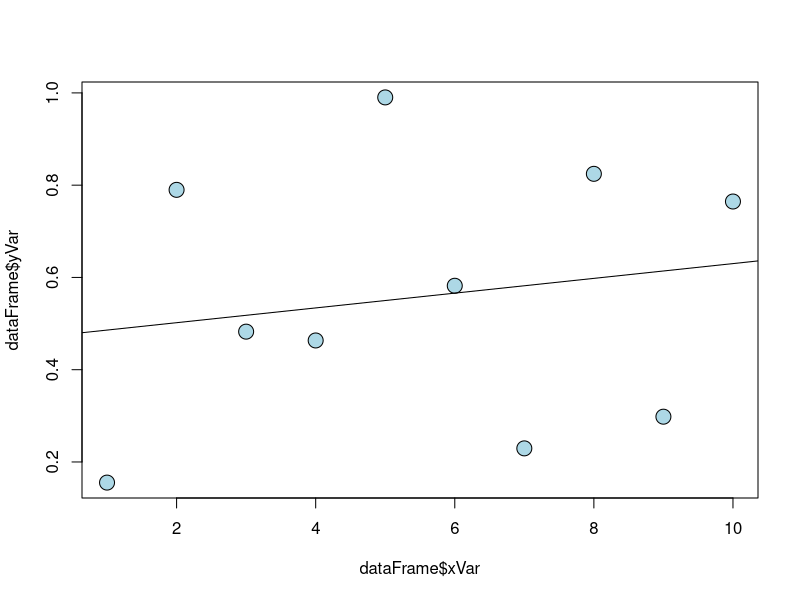
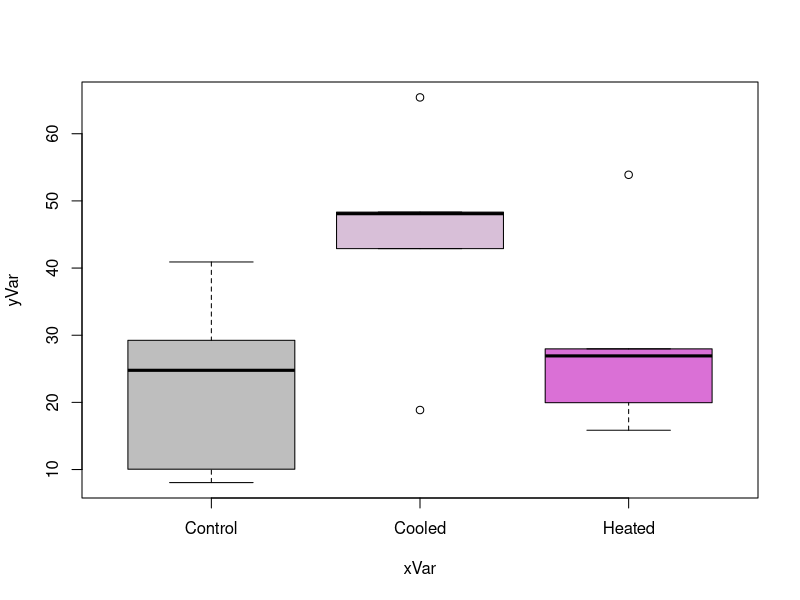
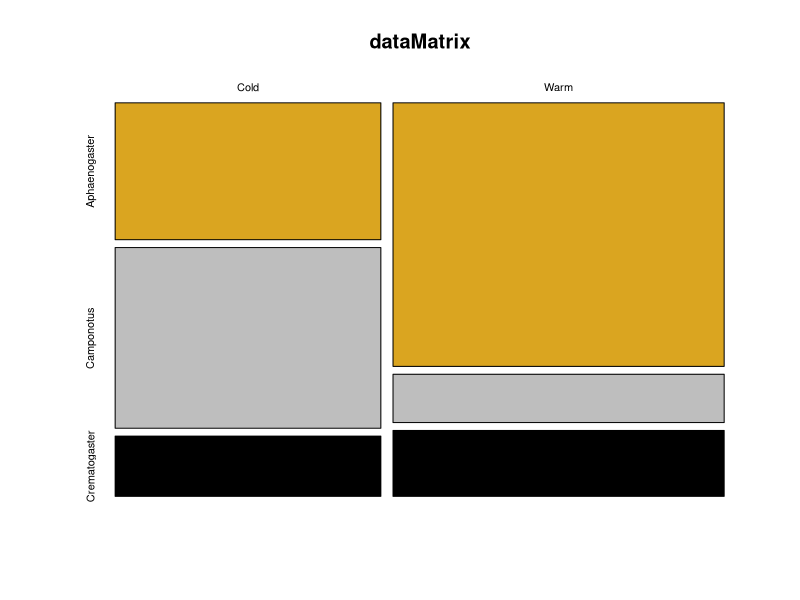
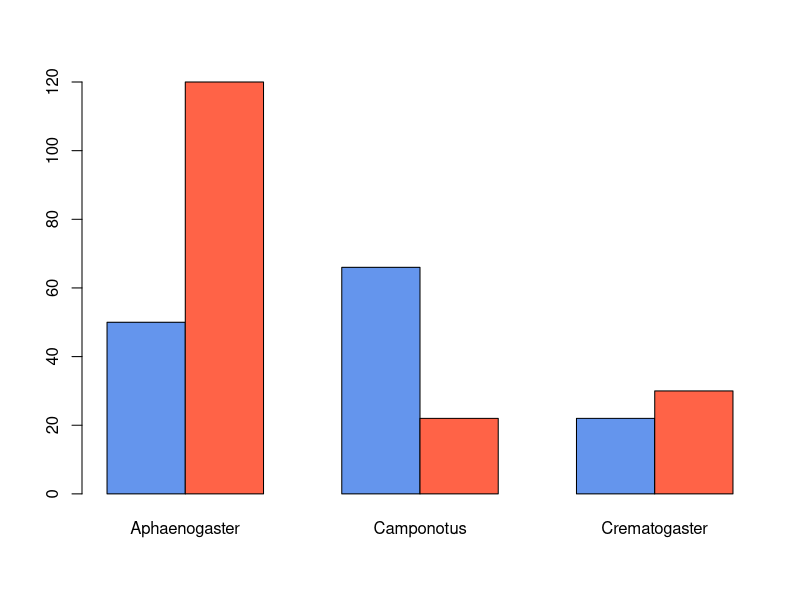
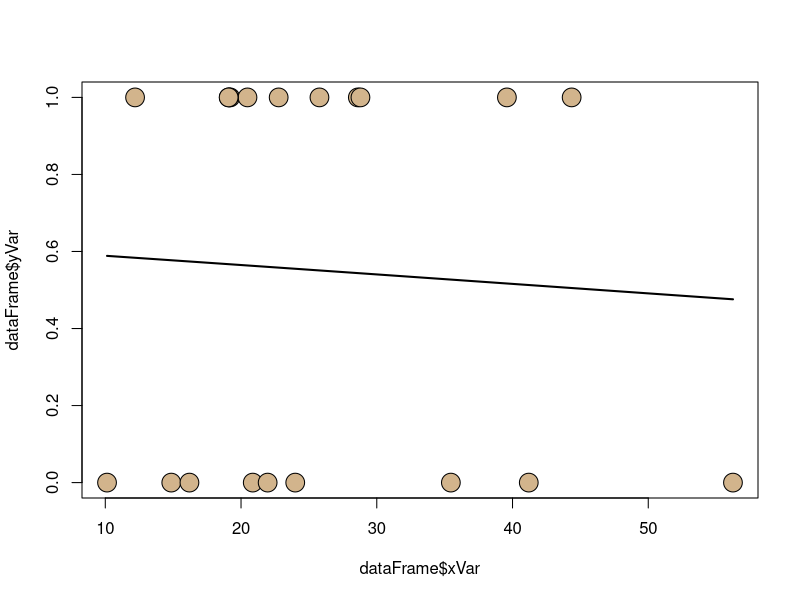
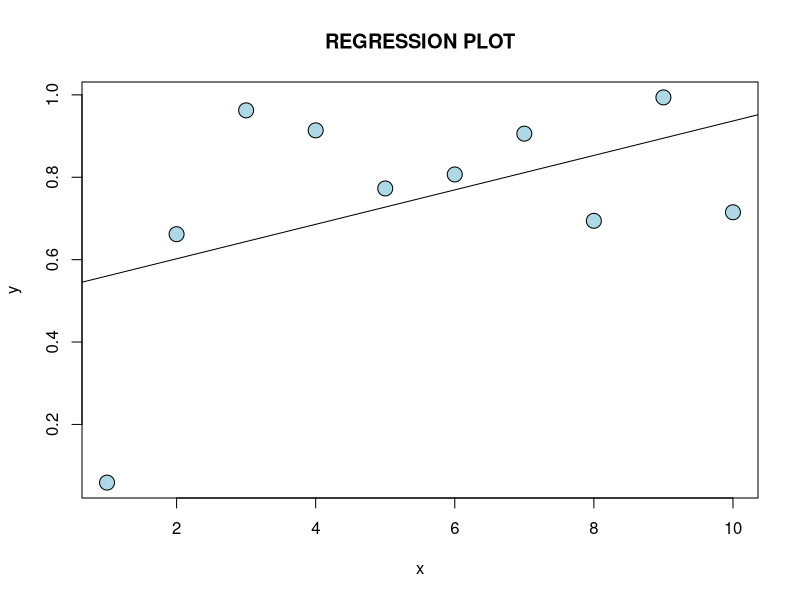
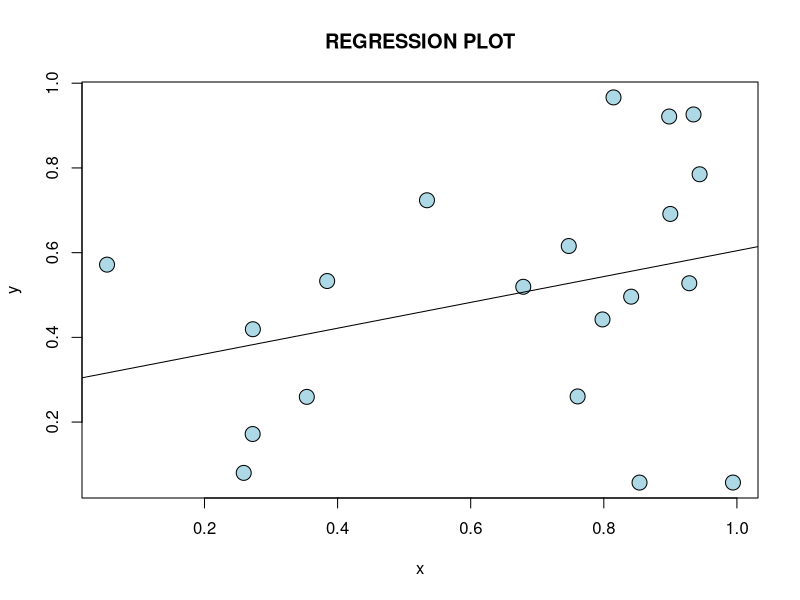
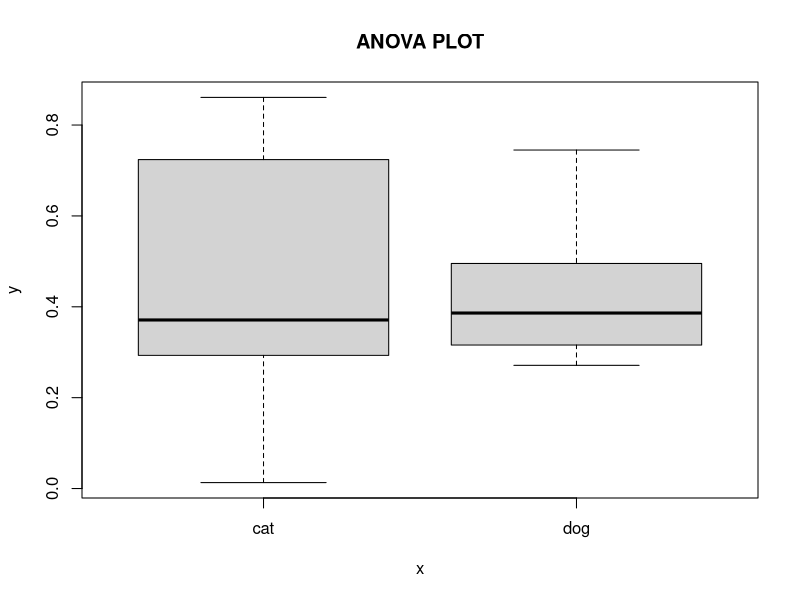

Here is the R script that generated these plots, in order:
## ---- chunk 1
# data
xVar <- 1:10
yVar <- runif(10)
dataFrame <- data.frame(xVar,yVar)

# model
regModel <- lm(yVar~xVar,data=dataFrame)

# model output
print(regModel)
print(summary(regModel))

# plot
plot(y=dataFrame$yVar,x=dataFrame$xVar,pch=21,bg="lightblue",cex=2)
abline(regModel)
## ---- chunk 2
# data
xVar <- as.factor(rep(c("Control","Heated","Cooled"),each=5))
yVar <- c(rgamma(10,shape=5,scale=5),rgamma(5,shape=5,scale=10))
dataFrame <- data.frame(xVar,yVar)

# model
anovaModel <- aov(yVar~xVar,data=dataFrame)

# model output
print(anovaModel)
summary(anovaModel)

# plot
boxplot(yVar~xVar,data=dataFrame,col=c("grey","thistle","orchid"))
## ---- chunk 3
# data
vec1 <- c(50,66,22)
vec2 <- c(120,22,30)
dataMatrix <- rbind(vec1,vec2)
rownames(dataMatrix) <- c("Cold","Warm")
colnames(dataMatrix) <-c("Aphaenogaster",
                         "Camponotus",
                         "Crematogaster")



# model + model output
print(chisq.test(dataMatrix))

# plot
mosaicplot(x=dataMatrix,
           col=c("goldenrod","grey","black"),
           shade=FALSE)
barplot(height=dataMatrix,
        beside=TRUE,
        col=c("cornflowerblue","tomato"))
## ---- chunk 4
# data
xVar <- rgamma(n=20,shape=5,scale=5)
yVar <- rbinom(n=20,size=1,p=0.5)
dataFrame <- data.frame(xVar,yVar)

# model
logRegMod <- glm(yVar ~ xVar,
                 data=dataFrame,
                 family=binomial(link="logit"))
# model output
print(logRegMod)
summary(logRegMod)

# plot
plot(x=dataFrame$xVar, y=dataFrame$yVar,pch=21,bg="tan",cex=2.5)
curve(predict(logRegMod,data.frame(xVar=x),type="response"),add=TRUE,lwd=2)
## ---- chunk 5
# Create fake Data Set:
Pop1 <- runif(20)
Pop2 <- runif(20)
Factor1 <- c(rep("A", 10), rep("B", 10))
Factor2 <- as.factor(c(rep(1, 10), rep(0, 10)))
MyDF <- data.frame(Pop1, Pop2, Factor1, Factor2)
## ---- chunk 6
###########################################################################
# Function for a simple linear regression (takes cont. y and x variables)
###########################################################################

Regression <- function(x=1:10, y=runif(10)){
  regModel <- lm(y~x)
  
  z <- list(regModel, summary(regModel))
return(z)
}

###########################################################################
# END OF FUNCITON
###########################################################################

## ---- chunk 7
# run function on default values
Regression()

# Test Function with fake Data Set:
Regression(x=MyDF$Pop1, y=MyDF$Pop2)
## ---- chunk 8
###########################################################################
######### Function for a simple ANOVA (takes cont. y and disc. x variables)
###########################################################################

myANOVA <- function(x=as.factor(c(rep("cat", 5), rep("dog", 5))), y=runif(10)){
  AnModel <- aov(y~x)
  
  z <- list(AnModel, summary(AnModel))
return(z)
}

###########################################################################
# END OF FUNCITON
###########################################################################

## ---- chunk 9
# run function on default values
myANOVA()

# Test Function with fake Data Set:
myANOVA(x=MyDF$Factor1, y=MyDF$Pop2)
## ---- chunk 10
###########################################################################
# Function for a contingency anlaysis (takes disc. y and disc. x variables)
###########################################################################

myCONT <- function(x=as.factor(c(rep("cat", 10), rep("dog", 10))), y=as.factor(c(rep("0", 10), rep("1", 10)))){
  chiModel <- chisq.test(y=y, x=x)
  
  z <- list(chiModel, summary(chiModel))
return(z)
}

###########################################################################
# END OF FUNCITON
###########################################################################

## ---- chunk 11
# run function on default values
myCONT()

# Test Function with fake Data Set:
myCONT(x=MyDF$Factor1, y=MyDF$Factor2)
## ---- chunk 12
###########################################################################
# Function for a logistic regression (takes disc. y and cont. x variables)
###########################################################################

LogReg <- function(x=runif(20), y=as.factor(c(rep("0", 10), rep("1", 10)))){
  logRegMod <- glm(y~x,family=binomial(link="logit"))
  
  z <- list(logRegMod, summary(logRegMod))
return(z)
}

###########################################################################
# END OF FUNCITON
###########################################################################

## ---- chunk 13
# run function on default values
LogReg()

# Test Function with fake Data Set:
LogReg(x=MyDF$Pop1, y=MyDF$Factor2)
## ---- chunk 14
###########################################################################
# function that plots data from regression (takes cont. y and x variables):
###########################################################################

RegressionPlot <- function(x=1:10, y=runif(10)){
  
  p <- plot(y=y,x=x,pch=21,bg="lightblue",cex=2, main="REGRESSION PLOT")
  regModel <- lm(y~x)
  abline(regModel)
  
return(p)
}

###########################################################################
# END OF FUNCITON
###########################################################################

## ---- chunk 15
# run the function with stock values:
RegressionPlot()

# Test Function with fake Data Set:
RegressionPlot(x=MyDF$Pop1, y=MyDF$Pop2)
## ---- chunk 16
###########################################################################
# Function that plots box plots from ANOVA (takes cont. y and x variables)
###########################################################################

myANOVAplot <- function(x=as.factor(c(rep("cat", 5), rep("dog", 5))), y=runif(10)){
  
  p <- boxplot(y~x, main="ANOVA PLOT")
  
return(p)
}

###########################################################################
# END OF FUNCITON
###########################################################################

## ---- chunk 17
# run function on default values
myANOVAplot()

# Test Function with fake Data Set:
myANOVAplot(x=MyDF$Factor1, y=MyDF$Pop2)
